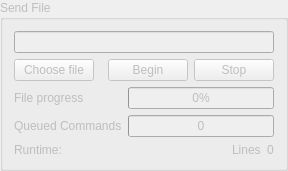
       <widget class="QGroupBox" name="groupBoxSendFile">
        <property name="enabled">
         <bool>false</bool>
        </property>
        <property name="title">
         <string>Send File</string>
        </property>
        <layout class="QVBoxLayout" name="verticalLayout_12">
         <item>
          <layout class="QGridLayout" name="gridLayout_2" rowstretch="0,0" columnstretch="0,0,0,0">
           <item row="1" column="3">
            <widget class="QPushButton" name="Stop">
             <property name="text">
              <string>Stop</string>
             </property>
            </widget>
           </item>
           <item row="1" column="1">
            <spacer name="horizontalSpacer">
             <property name="orientation">
              <enum>Qt::Horizontal</enum>
             </property>
             <property name="sizeHint" stdset="0">
              <size>
               <width>2</width>
               <height>20</height>
              </size>
             </property>
            </spacer>
           </item>
           <item row="1" column="0">
            <widget class="QPushButton" name="openFile">
             <property name="text">
              <string>Choose file</string>
             </property>
            </widget>
           </item>
           <item row="1" column="2">
            <widget class="QPushButton" name="Begin">
             <property name="text">
              <string>Begin</string>
             </property>
            </widget>
           </item>
           <item row="0" column="0" colspan="4">
            <widget class="QLineEdit" name="filePath"/>
           </item>
          </layout>
         </item>
         <item>
          <layout class="QGridLayout" name="gridLayout_5">
           <item row="0" column="1">
            <widget class="QProgressBar" name="progressFileSend">
             <property name="sizePolicy">
              <sizepolicy hsizetype="MinimumExpanding" vsizetype="Fixed">
               <horstretch>0</horstretch>
               <verstretch>0</verstretch>
              </sizepolicy>
             </property>
             <property name="value">
              <number>0</number>
             </property>
            </widget>
           </item>
           <item row="1" column="1">
            <widget class="QProgressBar" name="progressQueuedCommands">
             <property name="sizePolicy">
              <sizepolicy hsizetype="MinimumExpanding" vsizetype="Fixed">
               <horstretch>0</horstretch>
               <verstretch>0</verstretch>
              </sizepolicy>
             </property>
             <property name="maximum">
              <number>10</number>
             </property>
             <property name="value">
              <number>0</number>
             </property>
             <property name="format">
              <string>%v</string>
             </property>
            </widget>
           </item>
           <item row="0" column="0">
            <widget class="QLabel" name="labelFileSendProgress">
             <property name="sizePolicy">
              <sizepolicy hsizetype="Preferred" vsizetype="Preferred">
               <horstretch>0</horstretch>
               <verstretch>0</verstretch>
              </sizepolicy>
             </property>
             <property name="text">
              <string>File progress</string>
             </property>
            </widget>
           </item>
           <item row="1" column="0">
            <widget class="QLabel" name="labelQueuedCommands">
             <property name="sizePolicy">
              <sizepolicy hsizetype="Preferred" vsizetype="Preferred">
               <horstretch>0</horstretch>
               <verstretch>0</verstretch>
              </sizepolicy>
             </property>
             <property name="text">
              <string>Queued Commands</string>
             </property>
            </widget>
           </item>
          </layout>
         </item>
         <item>
          <layout class="QHBoxLayout" name="horizontalLayout_3" stretch="1,4,0,0">
           <item>
            <widget class="QLabel" name="labelRuntime">
             <property name="enabled">
              <bool>false</bool>
             </property>
             <property name="text">
              <string>Runtime:</string>
             </property>
            </widget>
           </item>
           <item>
            <widget class="QLabel" name="outputRuntime">
             <property name="enabled">
              <bool>false</bool>
             </property>
             <property name="text">
              <string/>
             </property>
            </widget>
           </item>
           <item>
            <widget class="QLabel" name="labelLines">
             <property name="text">
              <string>Lines</string>
             </property>
            </widget>
           </item>
           <item>
            <widget class="QLabel" name="outputLines">
             <property name="font">
              <font>
               <weight>50</weight>
               <bold>false</bold>
              </font>
             </property>
             <property name="text">
              <string>0</string>
             </property>
            </widget>
           </item>
          </layout>
         </item>
        </layout>
       </widget>
